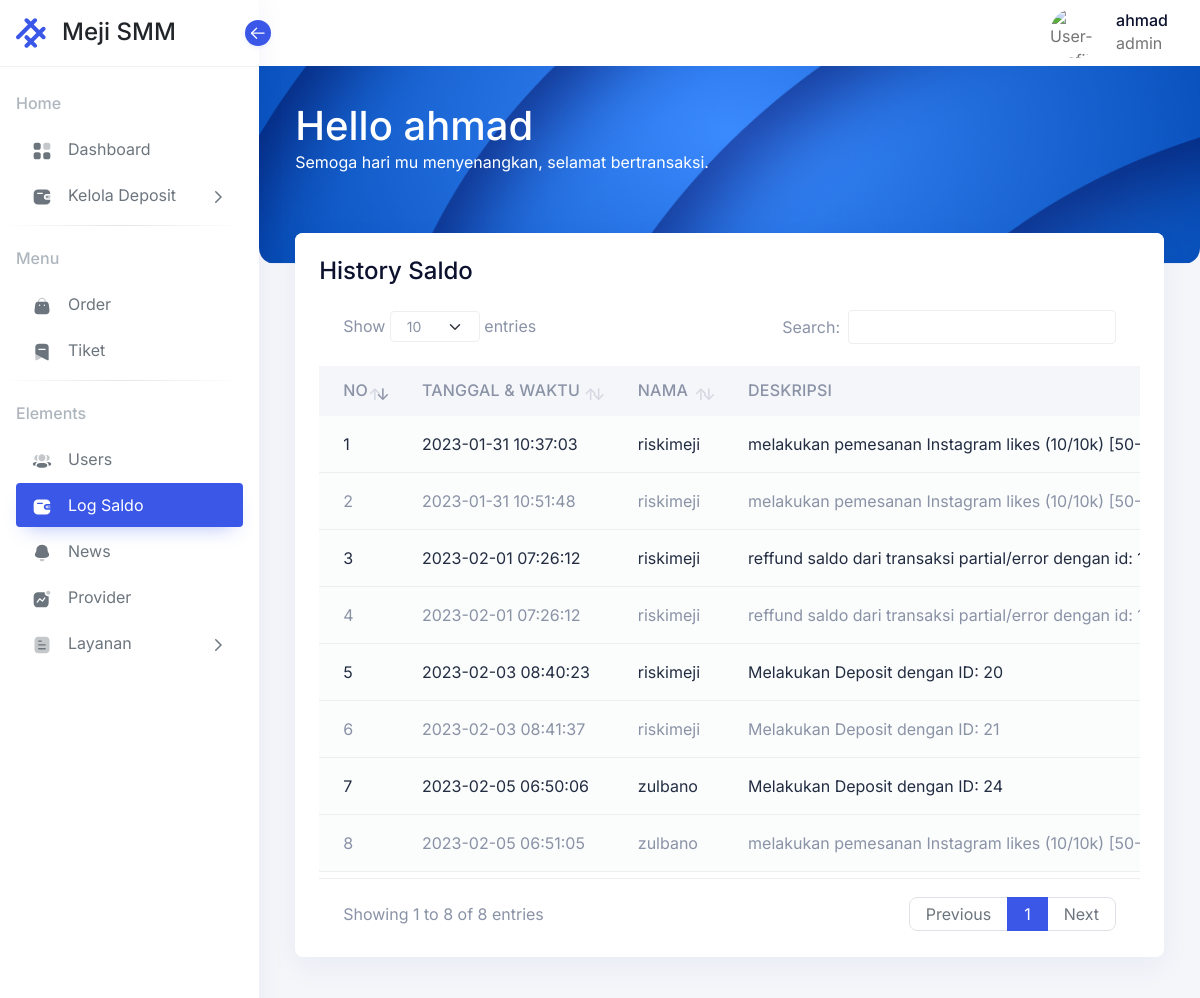
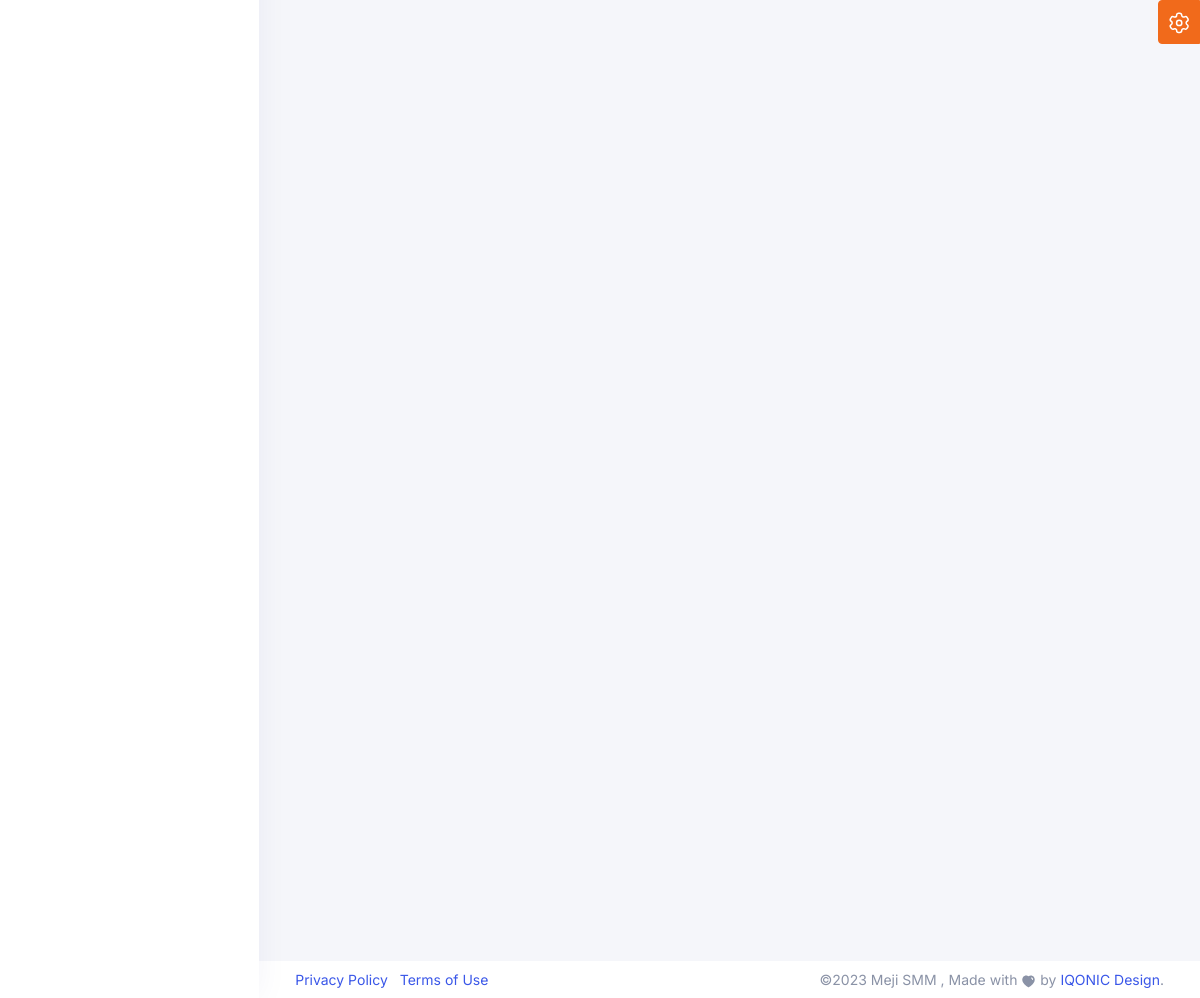
Screenshot of /admin/log_saldo.php (signed in) with the database file from the repository (2 pictures, top to bottom).
### tables this page shows
CREATE TABLE `log_saldo` (
  `id` int(11) NOT NULL,
  `date` datetime NOT NULL,
  `nama` varchar(255) NOT NULL,
  `deskripsi` varchar(255) NOT NULL,
  `status` varchar(255) NOT NULL,
  `saldo_awal` double NOT NULL,
  `saldo_sisa` double NOT NULL
);

### admin/log_saldo.php (the view, shortened to what this page needs)
<?php
$page= "LogSaldo";
include '../mainconfig.php';
?>
<!doctype html>
<html lang="en" dir="ltr">
  <head>
      <link rel="stylesheet" href="../assets/css/core/libs.min.css" />
      <link rel="stylesheet" href="../assets/vendor/aos/dist/aos.css" />
      <link rel="stylesheet" href="../assets/css/hope-ui.min.css?v=1.2.0" />
      <link rel="stylesheet" href="../assets/css/custom.min.css?v=1.2.0" />
      <link rel="stylesheet" href="../assets/css/dark.min.css"/>
      <link rel="stylesheet" href="../assets/css/customizer.min.css" />
      <link rel="stylesheet" href="../assets/css/rtl.min.css"/>
  </head>
  <body class="  ">
    <?php
    include '../admin/lib/sidebar.php';
    ?>
    <main class="main-content">
    <?php
    include '../admin/lib/header.php';
    ?>
     <div class="conatiner-fluid content-inner mt-n5 py-0">
   <div class="row">
      <div class="col-sm-12">
         <div class="card">
            <div class="card-header d-flex justify-content-between">
               <div class="header-title">
                  <h4 class="card-title">History Saldo</h4>
               </div>
            </div>
            <div class="card-body">
               <div class="table-responsive">
                  <table id="datatable" class="table table-striped" data-toggle="data-table">
                     <thead>
                        <tr>
                           <th>No</th>
                           <th>Tanggal & Waktu</th>
                           <th>Nama</th>
                           <th>Deskripsi</th>
                        </tr>
                     </thead>
                     <tbody>
                     <?php
                     $data = mysqli_query($conn, "SELECT * FROM log_saldo");
                     $no = 1;
                    while($row = mysqli_fetch_array($data)){
                        ?>
                        <tr>
                        <td><?php echo $no++ ?></td>
                        <td><?php echo $row['date']?></td>
                        <td><?php echo $row['nama']?></td>
                        <td><?php echo $row['deskripsi']?></td>
                        </tr>
                        <?php
                        }
                        ?>
                     </tbody>
                  </table>
               </div>
            </div>
         </div>
      </div>
   </div>
      </div>
      <?php
     include '../admin/lib/footer.php';
      ?>
  </body>
</html>

### admin/lib/sidebar.php (shortened to what this page needs)
<aside class="sidebar sidebar-default navs-rounded-all ">
        <div class="sidebar-header d-flex align-items-center justify-content-start">
            <a href="../admin/index.php" class="navbar-brand">
                            <h4 class="logo-title">Meji SMM</h4>
            </a>
            <div class="sidebar-toggle" data-toggle="sidebar" data-active="true">
                <i class="icon">
                </i>
            </div>
        </div>
        <div class="sidebar-body pt-0 data-scrollbar">
            <div class="sidebar-list">
                <ul class="navbar-nav iq-main-menu" id="sidebar-menu">
                    <li class="nav-item static-item">
                        <a class="nav-link static-item disabled" href="#" tabindex="-1">
                            <span class="default-icon">Home</span>
                        </a>
                    </li>
                    <li class="nav-item">
                        <a class="nav-link <?php if($page == "Dashboard") echo "active";?>" aria-current="page" href="../admin/index.php">
                            <i class="icon">
                            </i>
                            <span class="item-name">Dashboard</span>
                        </a>
                    </li>
                    <li class="nav-item">
                        <a class="nav-link <?php if($page == "Deposit") echo "active";?>" data-bs-toggle="collapse" href="#sidebar-auth" role="button" aria-expanded="false" aria-controls="sidebar-user">
                            <i class="icon">
                            </i>
                            <span class="item-name">Kelola Deposit</span>
                            <i class="right-icon">
                                <svg xmlns="http://www.w3.org/2000/svg" width="18" fill="none" viewBox="0 0 24 24" stroke="currentColor">
                                    <path stroke-linecap="round" stroke-linejoin="round" stroke-width="2" d="M9 5l7 7-7 7" />
                                </svg>
                            </i>
                        </a>
                    </li>
                    <li><hr class="hr-horizontal"></li>
                    <li class="nav-item static-item">
                        <a class="nav-link static-item disabled" href="#" tabindex="-1">
                            <span class="default-icon">Menu</span>
                        </a>
                    </li>
                    <li class="nav-item">
                        <a class="nav-link <?php if($page == "Order") echo "active";?>" href="../admin/order.php">
                        <i class="icon">
                            </i>
                            <span class="item-name">Order</span>
                        </a>
                    </li>
                    <li class="nav-item">
                        <a class="nav-link <?php if($page == "Tiket") echo "active";?>" href="../admin/tiket.php">
                            <i class="icon">
                            </i>
                            <span class="item-name">Tiket</span>
                        </a>
                    </li>
                    <li><hr class="hr-horizontal"></li>
                    <li class="nav-item static-item">
                        <a class="nav-link static-item disabled" href="#" tabindex="-1">
                            <span class="default-icon">Elements</span>
                        </a>
                    </li>
                    <li class="nav-item">
                        <a class="nav-link <?php if($page == "User") echo "active";?>" href="../admin/users.php">
                            <i class="icon">
                            </i>
                            <span class="item-name">Users</span>
                        </a>
                    </li>
                    <li class="nav-item">
                        <a class="nav-link <?php if($page == "LogSaldo") echo "active";?>" href="../admin/log_saldo.php">
                            <i class="icon">
                                                        </i>
                            <span class="item-name">Log Saldo</span>
                        </a>
                    </li>
                    <li class="nav-item">
                        <a class="nav-link <?php if($page == "News") echo "active";?>" href="../admin/news.php">
                            <i class="icon">
                            </i>
                            <span class="item-name">News</span>
                        </a>
                    </li>
                    <li class="nav-item">
                        <a class="nav-link <?php if($page == "Provider") echo "active";?>" href="../admin/provider.php">
                            <i class="icon">
                            </i>
                            <span class="item-name">Provider</span>
                        </a>
                    </li>
                    <li class="nav-item mb-5">
                        <a class="nav-link <?php if($page == "Layanan") echo "active";?>" data-bs-toggle="collapse" href="#sidebar-icons" role="button" aria-expanded="false" aria-controls="sidebar-icons">
                            <i class="icon">
                            </i>
                            <span class="item-name">Layanan</span>
                            <i class="right-icon">
                                <svg xmlns="http://www.w3.org/2000/svg" width="18" fill="none" viewBox="0 0 24 24" stroke="currentColor">
                                    <path stroke-linecap="round" stroke-linejoin="round" stroke-width="2" d="M9 5l7 7-7 7" />
                                </svg>
                            </i>
                        </a>
                    </li>
                </ul>
                        </div>
        </div>
    </aside>

### admin/lib/header.php (shortened to what this page needs)
<div class="position-relative iq-banner">
        <nav class="nav navbar navbar-expand-lg navbar-light iq-navbar">
          <div class="container-fluid navbar-inner">
            <div class="collapse navbar-collapse" id="navbarSupportedContent">
              <ul class="mb-2 navbar-nav ms-auto align-items-center navbar-list mb-lg-0">
                <li class="nav-item dropdown">
                  <a class="py-0 nav-link d-flex align-items-center" href="#" id="navbarDropdown" role="button" data-bs-toggle="dropdown" aria-expanded="false">
                    <img src="../assets/images/avatars/01.png" alt="User-Profile" class="theme-color-default-img img-fluid avatar avatar-50 avatar-rounded">
                    <div class="caption ms-3 d-none d-md-block ">
                        <h6 class="mb-0 caption-title"><?= $_SESSION['username'];?></h6>
                        <p class="mb-0 caption-sub-title"> <?= $_SESSION['level'];?></p>
                    </div>
                  </a>
                </li>
              </ul>
            </div>
          </div>
        </nav>
          <div class="iq-navbar-header" style="height: 215px;">
              <div class="container-fluid iq-container">
                  <div class="row">
                      <div class="col-md-12">
                          <div class="flex-wrap d-flex justify-content-between align-items-center">
                              <div>
                                  <h1>Hello <?= $_SESSION['username']?></h1>
                                  <p>Semoga hari mu menyenangkan, selamat bertransaksi.</p>
                              </div>
                          </div>
                      </div>
                  </div>
              </div>
              <div class="iq-header-img">
                  <img src="../assets/images/dashboard/top-header.png" alt="header" class="theme-color-default-img img-fluid w-100 h-100 animated-scaleX">
              </div>
          </div>
    </div>

### admin/lib/footer.php (shortened to what this page needs)
<footer class="footer">
          <div class="footer-body">
              <ul class="left-panel list-inline mb-0 p-0">
                  <li class="list-inline-item"><a href="../dashboard/extra/privacy-policy.html">Privacy Policy</a></li>
                  <li class="list-inline-item"><a href="../dashboard/extra/terms-of-service.html">Terms of Use</a></li>
              </ul>
              <div class="right-panel">
                  ©<script>document.write(new Date().getFullYear())</script> Meji SMM , Made with
                  <span class="text-gray">
                  </span> by <a href="https://iqonic.design/">IQONIC Design</a>.
              </div>
          </div>
      </footer>
       </main>
    <a class="btn btn-fixed-end btn-warning btn-icon btn-setting" data-bs-toggle="offcanvas" data-bs-target="#offcanvasExample" role="button" aria-controls="offcanvasExample">
    </a>

### rows the page displays
log_saldo: date "2023-01-31 10:37:03", nama "riskimeji", deskripsi "melakukan pemesanan Instagram likes (10/10k)…"
log_saldo: date "2023-01-31 10:51:48", nama "riskimeji", deskripsi "melakukan pemesanan Instagram likes (10/10k)…"
log_saldo: date "2023-02-01 07:26:12", nama "riskimeji", deskripsi "reffund saldo dari transaksi partial/error dengan id:…"
log_saldo: date "2023-02-01 07:26:12", nama "riskimeji", deskripsi "reffund saldo dari transaksi partial/error dengan id:…"
log_saldo: date "2023-02-03 08:40:23", nama "riskimeji", deskripsi "Melakukan Deposit dengan ID: 20"
log_saldo: date "2023-02-03 08:41:37", nama "riskimeji", deskripsi "Melakukan Deposit dengan ID: 21"
log_saldo: date "2023-02-05 06:50:06", nama "zulbano", deskripsi "Melakukan Deposit dengan ID: 24"
log_saldo: date "2023-02-05 06:51:05", nama "zulbano", deskripsi "melakukan pemesanan Instagram likes (10/10k)…"

### other values shown
$_SESSION['username'] "ahmad"
$_SESSION['level'] "admin"
